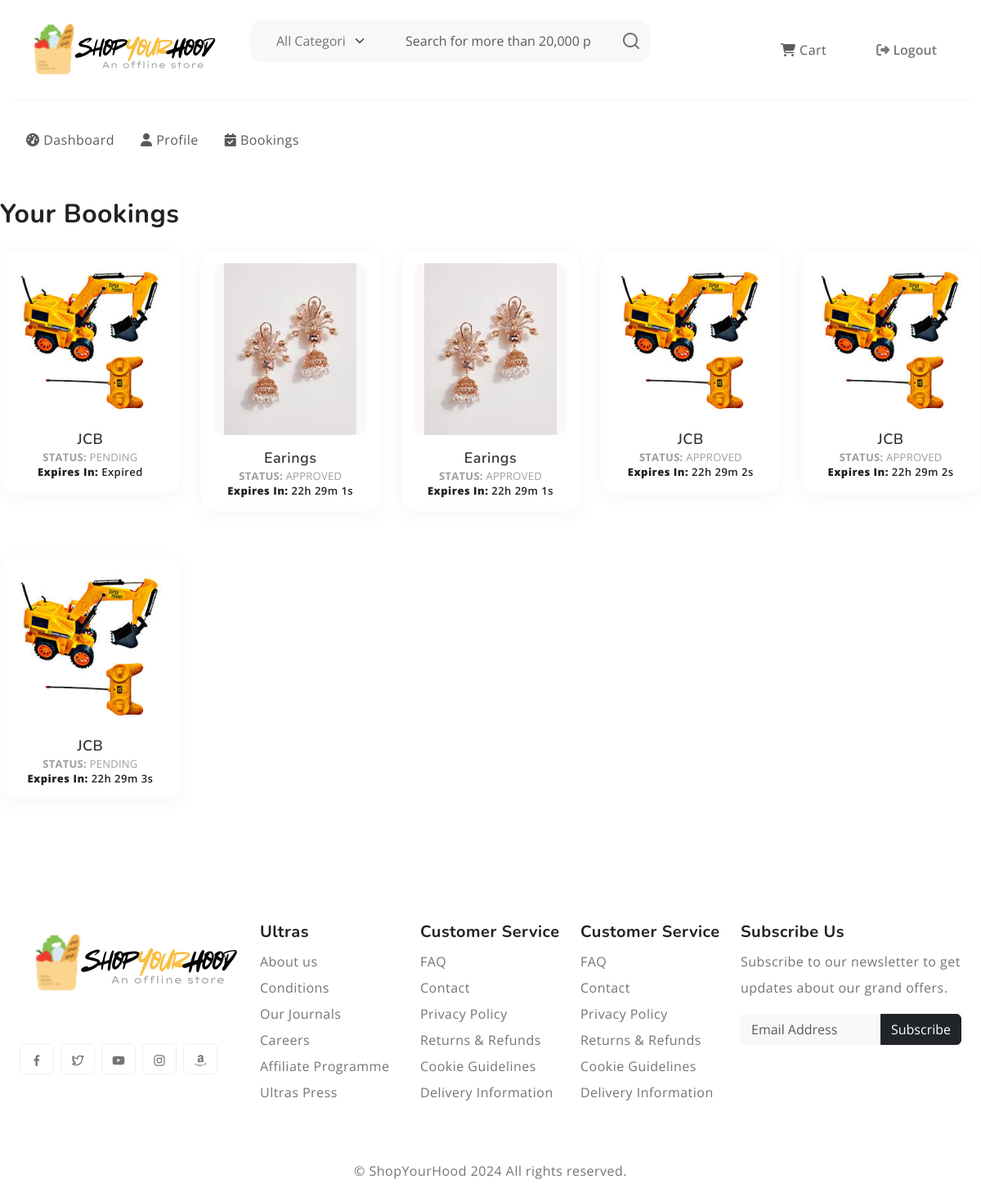
/order/view_bookings/ (signed in), run on the app's committed database.
### order/models.py (models this page shows, shortened)
class Booking(models.Model):
    customer = models.ForeignKey(settings.AUTH_USER_MODEL, on_delete=models.CASCADE)
    product = models.ForeignKey(Product, on_delete=models.CASCADE)
    shop = models.ForeignKey(ShopProfile, on_delete=models.CASCADE)
    status = models.CharField(max_length=10, choices=[('pending', 'Pending'), ('approved', 'Approved'), ('rejected', 'Rejected')], default='pending')
    created_at = models.DateTimeField(auto_now_add=True)
    expires_at = models.DateTimeField(null=True, blank=True)

### products/models.py (models this page shows, shortened)
class Product(models.Model):
    CATEGORY_CHOICES = [
        ('electronics', 'Electronics'),
        ('fashion', 'Fashion'),
        ('home', 'Home & Kitchen'),
        ('books', 'Books'),
        ('toys', 'Toys & Games'),
    ]
    name = models.CharField(max_length=255)
    category = models.CharField(max_length=255, choices=CATEGORY_CHOICES)
    description = models.TextField()
    image = models.ImageField(upload_to='product_images/')
    is_verified = models.BooleanField(default=False)
    added_by = models.ForeignKey(ShopProfile, on_delete=models.SET_NULL, null=True, blank=True)

### order/views.py (the view)
# urls.py: path('view_bookings/', views.view_bookings, name='view_bookings'),
@login_required
def view_bookings(request):
    bookings = Booking.objects.filter(customer=request.user)
    return render(request, 'order/view_bookings.html', {'bookings': bookings})

### order/templates/order/view_bookings.html (shortened to what this page needs)
{% extends 'layout.html' %}
{% block content %}
<h2 class="my-4">Your Bookings</h2>
<div class="product-grid row row-cols-1 row-cols-sm-2 row-cols-md-3 row-cols-lg-4 row-cols-xl-5">
    {% for booking in bookings %}
    <div class="col mb-4">
        <div class="product-item">
            <figure class="text-center">
                <a href="#">
                    <img src="{{ booking.product.image.url }}" class="tab-image img-fluid" alt="{{ booking.product.name }}">
                </a>
            </figure>
            <h3 class="mt-2 text-center">{{ booking.product.name }}</h3>
            <span class="qty d-block text-center"><strong>Status:</strong> {{ booking.status }}</span>
            {% if booking.expires_at %}
            <span class="rating d-block text-center">
                <strong>Expires in:</strong> <span id="countdown-{{ booking.id }}"></span>
            </span>
            {% else %}
            <span class="rating d-block text-center">No expiration time set</span>
            {% endif %}
        </div>
    </div>
    {% empty %}
    <div class="alert alert-warning" role="alert">
        No bookings found.
    </div>
    {% endfor %}
</div>
{% endblock %}

### templates/layout.html (shortened to what this page needs)
{% load static %}
{% load widget_tweaks %}
<!DOCTYPE html>
<html lang="en">
  <head>
    <link rel="stylesheet" href="https://cdn.jsdelivr.net/npm/swiper@9/swiper-bundle.min.css">
    <link href="https://cdn.jsdelivr.net/npm/bootstrap@5.3.0-alpha3/dist/css/bootstrap.min.css" rel="stylesheet">
    <link rel="stylesheet" type="text/css" href="{% static 'css/vendor.css' %}">
    <link rel="stylesheet" type="text/css" href="{% static 'style.css' %}">
  </head>
  <body>
            <header>
                <div class="container-fluid">
                  <div class="row py-3 border-bottom">
                    <div class="col-sm-4 col-lg-3 text-center text-sm-start">
                      <div class="main-logo">
                        <a href="{% url "index" %}">
                          <img src="{% static 'images/logo.svg' %}" alt="logo" class="img-fluid">
                        </a>
                      </div>
                    </div>
                    <div class="col-sm-6 offset-sm-2 offset-md-0 col-lg-5 d-none d-lg-block">
                      <div class="search-bar row bg-light p-2 my-2 rounded-4">
                        <div class="col-md-4 d-none d-md-block">
                          <select class="form-select border-0 bg-transparent">
                            <option>All Categories</option>
                          </select>
                        </div>
                        <div class="col-11 col-md-7">
                          <form id="search-form" class="text-center" action="index.html" method="post">
                            <input type="text" class="form-control border-0 bg-transparent" placeholder="Search for more than 20,000 products" />
                          </form>
                        </div>
                        <div class="col-1">
                          <svg xmlns="http://www.w3.org/2000/svg" width="24" height="24" viewBox="0 0 24 24"><path fill="currentColor" d="M21.71 20.29L18 16.61A9 9 0 1 0 16.61 18l3.68 3.68a1 1 0 0 0 1.42 0a1 1 0 0 0 0-1.39ZM11 18a7 7 0 1 1 7-7a7 7 0 0 1-7 7Z"/></svg>
                        </div>
                      </div>
                    </div>
                    <div class="col-sm-8 col-lg-4 d-flex justify-content-end gap-5 align-items-center  mt-sm-0 justify-content-center justify-content-sm-end">
                      {% for item in navigation %}
                      <div class="cart text-end d-none d-lg-block dropdown">
                        {% if item.name == 'Logout' %}
                        <form action="{% url item.url %}" method="post" class="d-inline">
                            <button type="submit" class="nav-link btn btn-link">
                                <i class="{{ item.icon }}"></i> {{ item.name }}
                            </button>
                        </form>
                        {% else %}
                        <a href="{% url item.url %}" class=" btn fs-6 text-muted">
                            <i class="{{ item.icon }}"></i> {{ item.name }}</a>
                        {% endif %}
                      </div>
                      {% endfor %}
                    </div>
                  </div>
                </div>
                <div class="container-fluid">
                  <div class="row py-3">
                    <div class="d-flex justify-content-center justify-content-sm-between align-items-center w-100">
                      <nav class="main-menu d-flex navbar navbar-expand-lg">
                        <div class="offcanvas offcanvas-end" tabindex="-1" id="offcanvasNavbar" aria-labelledby="offcanvasNavbarLabel">
                          <div class="offcanvas-body justify-content-center">
                            {% block sidebar %}
                            <ul class="navbar-nav gap-md-3 mb-0">
                                {% for item in sidebar %}
                                    {% if item.name == 'Dashboard' %}
                                        <li class="nav-item active">
                                            <a href="{% url item.url %}" class="nav-link"><i class="{{ item.icon }}"></i> {{ item.name }}</a>
                                        </li>
                                    {% else %}
                                    <li class="nav-item">
                                        <a href="{% url item.url %}" class="nav-link"><i class="{{ item.icon }}"></i> {{ item.name }}</a>
                                      </li>
                                    {% endif %}
                                {% endfor %}
                            </ul>
                            {% endblock %}
                          </div>
                        </div>
                      </nav>
                    </div>
                  </div>
                </div>
              </header>
            <main mb-4>
                {% block content %}{% endblock %}
            </main>
    <footer class="py-5 mt-4">
        <div class="container-fluid mt-4">
          <div class="row mt-4">
            <div class="col-lg-3 col-md-6 col-sm-6">
              <div class="footer-menu">
                <img src=" {% static "images/logo.svg" %} " alt="logo">
                <div class="social-links mt-5">
                  <ul class="d-flex list-unstyled gap-2">
                    <li>
                      <a href="#" class="btn btn-outline-light">
                        <svg xmlns="http://www.w3.org/2000/svg" width="16" height="16" viewBox="0 0 24 24"><path fill="currentColor" d="M15.12 5.32H17V2.14A26.11 26.11 0 0 0 14.26 2c-2.72 0-4.58 1.66-4.58 4.7v2.62H6.61v3.56h3.07V22h3.68v-9.12h3.06l.46-3.56h-3.52V7.05c0-1.05.28-1.73 1.76-1.73Z"/></svg>
                      </a>
                    </li>
                    <li>
                      <a href="#" class="btn btn-outline-light">
                      </a>
                    </li>
                    <li>
                      <a href="#" class="btn btn-outline-light">
                      </a>
                    </li>
                    <li>
                      <a href="#" class="btn btn-outline-light">
                      </a>
                    </li>
                    <li>
                      <a href="#" class="btn btn-outline-light">
                      </a>
                    </li>
                  </ul>
                </div>
              </div>
            </div>
            <div class="col-md-2 col-sm-6">
              <div class="footer-menu">
                <h5 class="widget-title">Ultras</h5>
                <ul class="menu-list list-unstyled">
                  <li class="menu-item">
                    <a href="#" class="nav-link">About us</a>
                  </li>
                  <li class="menu-item">
                    <a href="#" class="nav-link">Conditions </a>
                  </li>
                  <li class="menu-item">
                    <a href="#" class="nav-link">Our Journals</a>
                  </li>
                  <li class="menu-item">
                    <a href="#" class="nav-link">Careers</a>
                  </li>
                  <li class="menu-item">
                    <a href="#" class="nav-link">Affiliate Programme</a>
                  </li>
                  <li class="menu-item">
                    <a href="#" class="nav-link">Ultras Press</a>
                  </li>
                </ul>
              </div>
            </div>
            <div class="col-md-2 col-sm-6">
              <div class="footer-menu">
                <h5 class="widget-title">Customer Service</h5>
                <ul class="menu-list list-unstyled">
                  <li class="menu-item">
                    <a href="#" class="nav-link">FAQ</a>
                  </li>
                  <li class="menu-item">
                    <a href="#" class="nav-link">Contact</a>
                  </li>
                  <li class="menu-item">
                    <a href="#" class="nav-link">Privacy Policy</a>
                  </li>
                  <li class="menu-item">
                    <a href="#" class="nav-link">Returns & Refunds</a>
                  </li>
                  <li class="menu-item">
                    <a href="#" class="nav-link">Cookie Guidelines</a>
                  </li>
                  <li class="menu-item">
                    <a href="#" class="nav-link">Delivery Information</a>
                  </li>
                </ul>
              </div>
            </div>
            <div class="col-md-2 col-sm-6">
              <div class="footer-menu">
                <h5 class="widget-title">Customer Service</h5>
                <ul class="menu-list list-unstyled">
                  <li class="menu-item">
                    <a href="#" class="nav-link">FAQ</a>
                  </li>
                  <li class="menu-item">
                    <a href="#" class="nav-link">Contact</a>
                  </li>
                  <li class="menu-item">
                    <a href="#" class="nav-link">Privacy Policy</a>
                  </li>
                  <li class="menu-item">
                    <a href="#" class="nav-link">Returns & Refunds</a>
                  </li>
                  <li class="menu-item">
                    <a href="#" class="nav-link">Cookie Guidelines</a>
                  </li>
                  <li class="menu-item">
                    <a href="#" class="nav-link">Delivery Information</a>
                  </li>
                </ul>
              </div>
            </div>
            <div class="col-lg-3 col-md-6 col-sm-6">
              <div class="footer-menu">
                <h5 class="widget-title">Subscribe Us</h5>
                <p>Subscribe to our newsletter to get updates about our grand offers.</p>
                <form class="d-flex mt-3 gap-0" role="newsletter">
                  <input class="form-control rounded-start rounded-0 bg-light" type="email" placeholder="Email Address" aria-label="Email Address">
                  <button class="btn btn-dark rounded-end rounded-0" type="submit">Subscribe</button>
                </form>
              </div>
            </div>
          </div>
        </div>
      </footer>
      <div id="footer-bottom">
        <div class="container-fluid">
          <div class="row">
            <div class="col-md-12 copyright text-center">
              <p>© ShopYourHood 2024 All rights reserved.</p>
            </div>
          </div>
        </div>
      </div>
</body>
</html>

### data on the page
Booking: product.image (picture), product.name "JCB", status "PENDING"
Booking: product.image (picture), product.name "Earings", status "APPROVED"
Booking: product.image (picture), product.name "Earings", status "APPROVED"
Booking: product.image (picture), product.name "JCB", status "APPROVED"
Booking: product.image (picture), product.name "JCB", status "APPROVED"
Booking: product.image (picture), product.name "JCB", status "PENDING"

### other printed values
{{ item.name }} "Cart"
{{ item.name }} "Logout"
{{ item.name }} "Dashboard"
{{ item.name }} "Profile" "Bookings"
